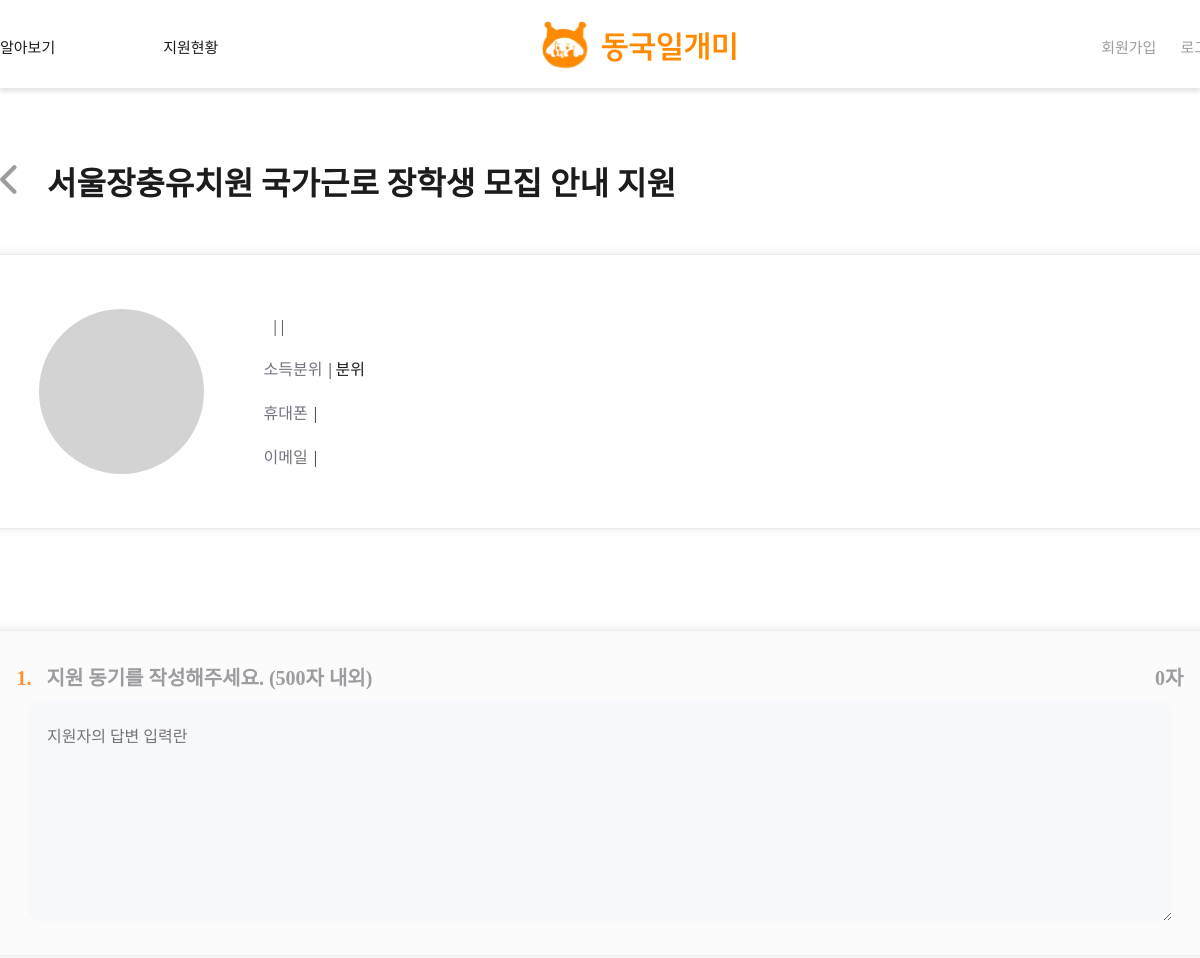
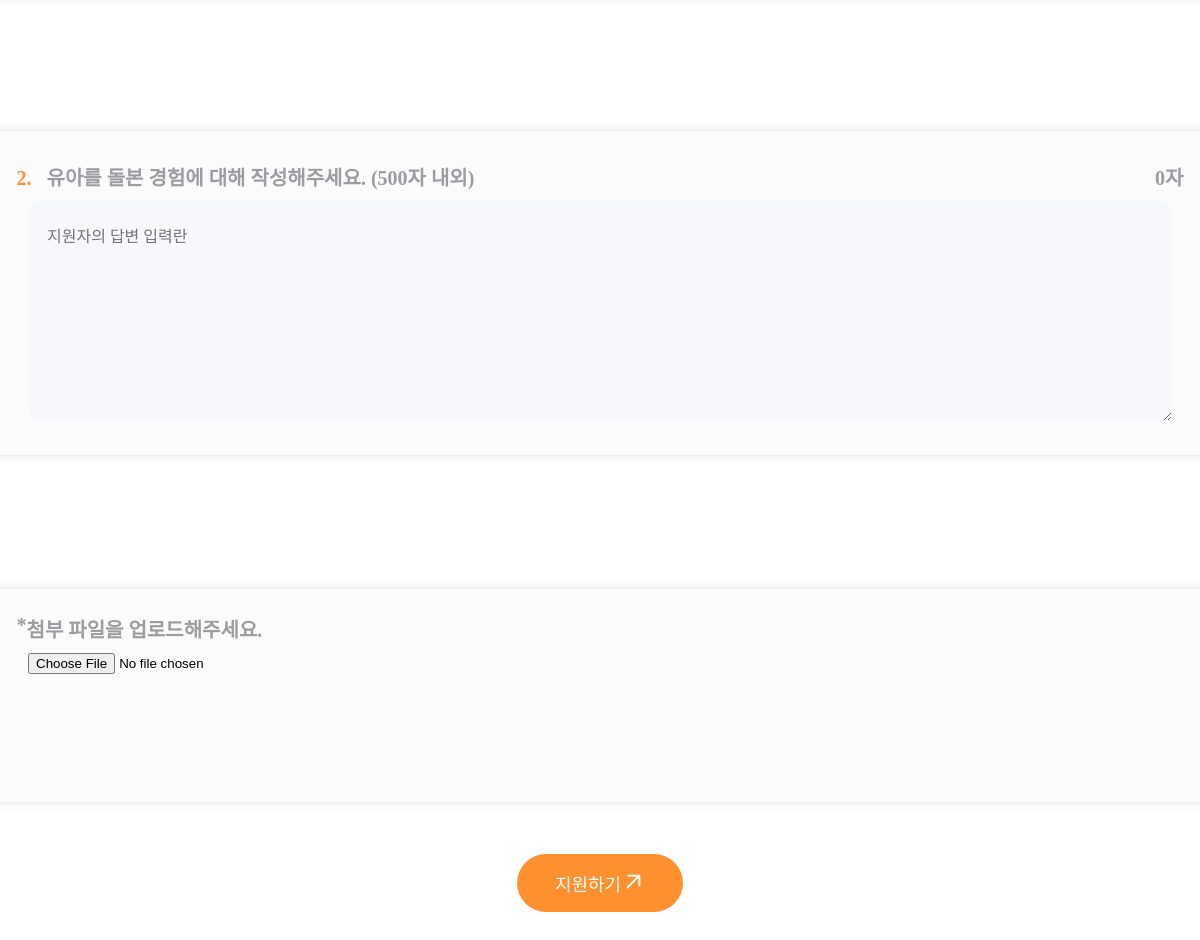
/apply/33, run on the app's committed database (2 pictures, top to bottom).
### main/models.py (models this page shows, shortened)
class Post(models.Model):
    writer = models.ForeignKey(User, null=False, blank=False, on_delete=models.CASCADE)
    title = models.CharField(max_length=50)
    organization = models.CharField(max_length=50, null=True)
    department = models.CharField(max_length=50, null=True)
    is_income_bracket = models.PositiveIntegerField(null=False, default=0) #boolean
    start_date = models.DateField(null=True)
    end_date = models.DateField(null=True)
    deadline = models.DateField(null=True)
    day_left = models.IntegerField(null=True)
    place = models.CharField(max_length=50, blank=False)
    time = models.TextField(null=False)
    recruitment = models.PositiveIntegerField(default=0)
    wage = models.PositiveIntegerField(null=True, default=0)
    body = models.TextField()
    file = models.ImageField(upload_to="post/", blank=True, null=True)
    pub_date = models.DateTimeField()
    scrap = models.ManyToManyField(User, related_name='scraped', blank=True, default=None)
    scrap_count = models.PositiveIntegerField(default=0)
    applicated_count = models.PositiveIntegerField(default=0)

class Question(models.Model):
    post = models.ForeignKey(Post, null=False, blank=False, on_delete=models.CASCADE)
    content = models.TextField()

### main/views.py (the view)
# urls.py: path('apply/<int:post_id>', apply, name="apply"),
def apply(request, post_id):
    questions = Question.objects.filter(post=post_id)
    post = get_object_or_404(Post, pk=post_id)
    return render(request, 'main/apply.html', {'questions':questions, 'post':post})

### main/templates/main/apply.html (shortened to what this page needs)
{% extends 'base.html' %}
{% load static %}
{% block content %}
<link
    rel="stylesheet"
    type="text/css"
    href="{% static 'css/main/apply.css'%}"
/>
<div id="applyScreen">
    <form action="{% url 'main:application-create' post.id %}" method="POST" enctype="multipart/form-data">
        <div class="backBtn">
            <a href="javascript:history.back()" class="backBtnAtag">
                <img src="{% static 'images/icons/back.svg' %}" />
            </a>
            <span id="word">{{post.organization}} {{post.title}} 지원</span>
        </div>
        <div id="applyBody" class="width">
            <div class="profileBox w100">
                <div class="profile w100">
                    <div class="img">
                    </div>
                    <div class="info">
                        <div class="infoText">
                            <span id="nameEtc">{{user.profile.birth}}  |  {{user.profile.department}}  |  {{user.profile.student_number}}</span>
                        </div>
                        <div class="infoText">
                            <span class="contentText">소득분위<span class="indextext">| {{ user.profile.income }}분위</span></span>
                        </div>
                        <div class="infoText">
                            <span class="contentText">휴대폰<span class="indextext">| {{ user.profile.phone }}</span></span>
                        </div>
                        <div class="infoText">
                            <span class="contentText">이메일<span class="indextext">| {{ user.profile.email }}</span></span>
                        </div>
                    </div>
                </div>
            </div>
            {% for question in questions %}
                <div class="questionBox w100">
                    <div class="question">
                        <div class="qTitle w100">
                            <span><span id="sspan">{{ forloop.counter }}.</span> {{ question.content }}</span>
                            <div id="charCount{{ forloop.counter }}" class="char-counter">0자</div>
                        </div>
                        <div class="inner w100">
                            <textarea id="textArea{{ forloop.counter }}" name="answer{{ forloop.counter }}" class="textarea" placeholder="지원자의 답변 입력란"></textarea>
                        </div>
                    </div>
                </div>
            {% endfor %}
            <div class="questionBox w100" id="filebox">
                <div class="question" id="file">
                    <div class="qTitle w100" id="tttt" >
                        <span>*</span> 첨부 파일을 업로드해주세요.
                    </div>
                    <div class="inner w100" id="fileinner">
                        <input type="file" name="file">
                    </div>
                </div>
            </div>
        </div>
        <button
            class="applyBtn"
            type="button"
            id="applyBtn"
        >
            <span>지원하기
                <svg xmlns="http://www.w3.org/2000/svg" width="24" height="24" viewBox="0 0 24 24" fill="none">
                    <path d="M6.5 17.5015L18.3647 5.63672M18.3647 5.63672H7.50011M18.3647 5.63672V15.5005" stroke="#FFFDFB" stroke-width="2" stroke-linecap="round" stroke-linejoin="round"/>
                </svg>
            </span>
        </button>
    </form>
</div>
{% endblock %}

### project/static/css/shared/topnav.css (style rules this page uses)
a { display: inline-block; white-space: nowrap; text-decoration-line: none; }
a { color: inherit; text-decoration: none; }
button { border: none; background-color: #FFF; }

### project/static/css/main/apply.css (style rules this page uses)
#applyScreen { display: flex; flex-direction: column; width: 100%; max-width: 1400px; margin-bottom: 100px; margin-top: 40px; }
form { display: flex; flex-direction: column; align-items: center; }
.backBtn { display: flex; width: 100%; justify-content: flex-start; align-items: center; gap: 30px; margin-top: 30px; margin-bottom: 50px; }
#word { color: #1C1C1E; text-align: center; font-family: "SUITE Variable"; font-size: 32px; font-style: normal; font-weight: 700; line-height: normal; }
#applyBody { display: flex; flex-direction: column; align-items: center; max-width: 1400px; gap:70px; }
.width { width: 1263px; }
.w100 { width: 100%; }
.profileBox { display: flex; justify-content: flex-start; height: 273px; flex-shrink: 0; border-radius: 12px; border: 1px solid #EBEBEB; background: #FFF; box-shadow: 0px 0px 10px 0px rgba(0, 0, 0, 0.10); }
.profile { padding: 32px 70px; display: flex; gap:60px; align-items: center; }
.img { display: flex; justify-content: center; align-items: center; width: 165px; height: 165px; border-radius:50%; background-color: #D3D3D3; overflow: hidden; }
.info { display: flex; flex-direction: column; justify-content: center; }
.infoText { display: flex; height: 44px; justify-content: flex-start; align-items: center; }
#nameEtc { color: #343030; font-family: "SUITE Variable"; font-size: 16px; font-style: normal; font-weight: 500; line-height: 45px; }
.contentText { color: #737381; font-family: "SUITE Variable"; font-size: 16px; font-style: normal; font-weight: 500; line-height: 45px; }
.indextext { color:#1C1C1E; margin-left:6px; }
.questionBox { display: flex; min-height: 324px; margin: 31px 37px; align-items: center; justify-content: center; border-radius: 12px; border: 1px solid rgba(235, 235, 235, 0.92); background: #FBFBFB; box-shadow: 0px 0px 10px 0px rgba(0, 0, 0, 0.10); }
.question { display: flex; width: 1167px; height: 262px; align-items: center; flex-direction: column; }
.qTitle { display: flex; justify-content: space-between; margin-bottom: 10px; color: #9C9CA1; font-family: "SUITE Variable"; font-size: 20px; font-style: normal; font-weight: 700; line-height: normal; }
.qTitle span { color: #9C9CA1; }
#tttt { justify-content: flex-start; }
#sspan { color: #FE902F; font-family: "SUITE Variable"; font-size: 20px; font-style: normal; font-weight: 700; line-height: normal; margin-right: 10px; }
.inner { display: flex; width: 1144px; height: 220px; flex-shrink: 0; }
.textarea { padding: 13px 19px; width: 100%; border-radius: 12px; background: #F7F8FB; border: none; outline: none; color: #9C9CA1; font-family: "SUITE Variable"; font-size: 16px; font-style: normal; font-weight: 500; line-height: 45px; }
#filebox { min-height: 213px; }
#file { height: 164px; }
#fileinner { height: 96px; }
.applyBtn { display: flex; width: 166px; height: 58px; justify-content: center; align-items: center; gap: 8px; flex-shrink: 0; border-radius: 30px; background: #FE902F; border: none; outline: none; margin-top: 20px; }
.applyBtn span { display: flex; text-align: center; justify-content: center; color: #FFFDFB; text-align: center; font-family: "SUITE Variable"; font-size: 18px; font-style: normal; font-weight: 500; line-height: normal; width: 100%; }

### project/templates/base.html (style rules this page uses)
body { display: flex; flex-direction: column; min-height: 100vh; margin: 0; }

### data on the page
Post: organization "서울장충유치원", title "국가근로 장학생 모집 안내"
Question: content "지원 동기를 작성해주세요. (500자 내외)"
Question: content "유아를 돌본 경험에 대해 작성해주세요. (500자 내외)"
